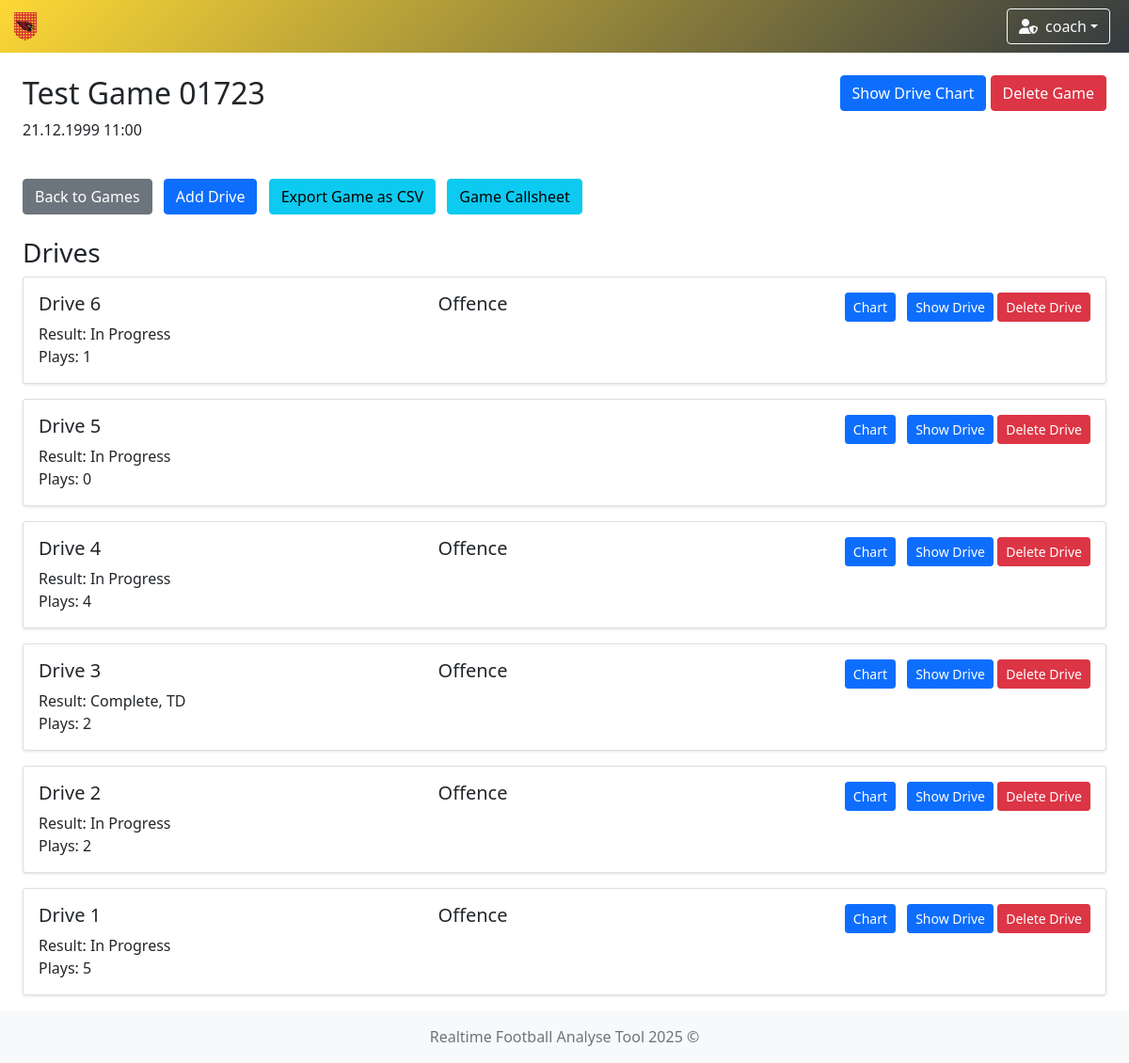
The page /game/1 (signed in) on the database as committed earlier.
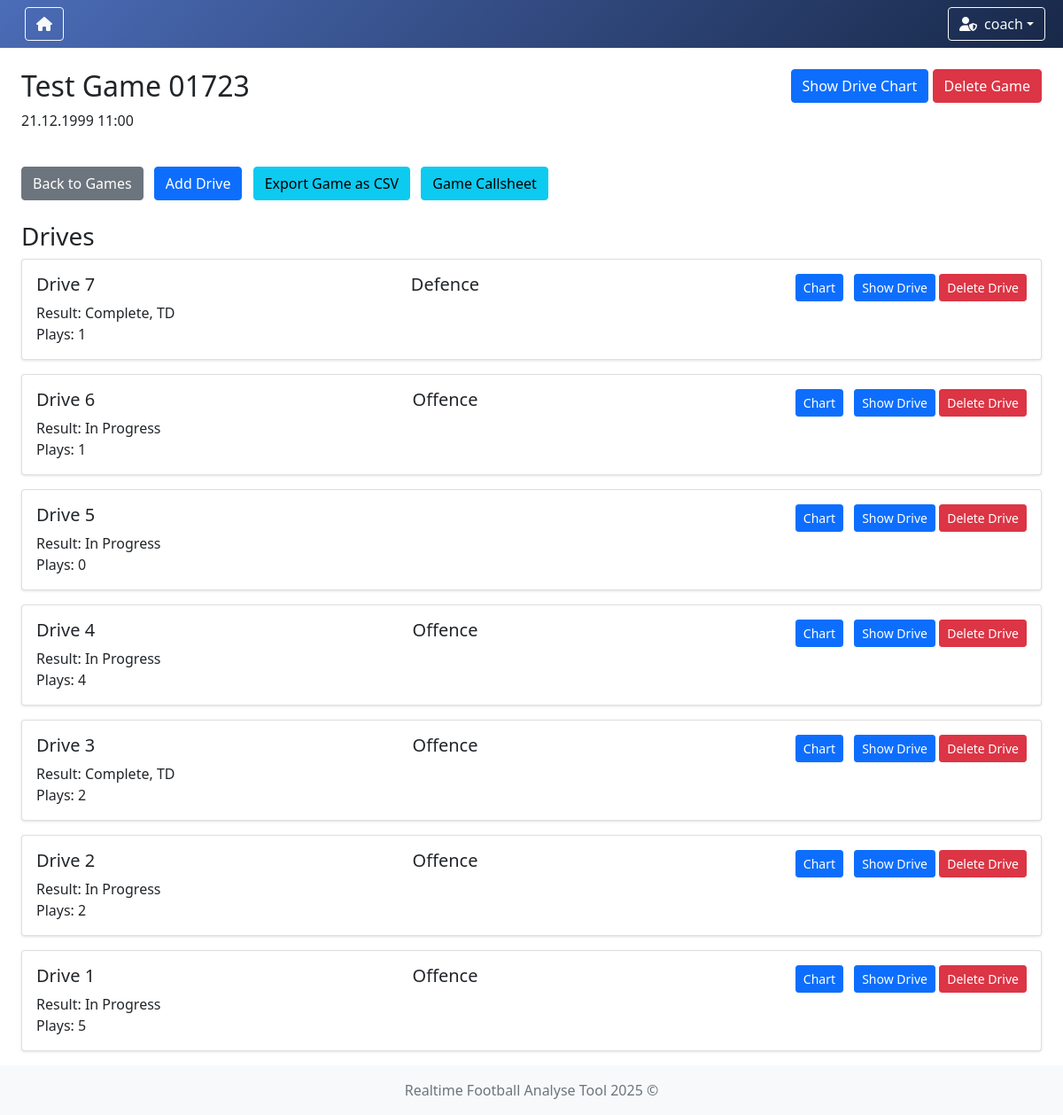
The same page on the database as committed later.
### app/models/team.py (models this page shows)
class TeamModel(db.Model):
    __tablename__ = 'teams'
    id = db.Column(db.Integer, primary_key=True)
    name = db.Column(db.String(100), nullable=False, unique=True)  # prevent duplicate team names
    icon = db.Column(db.String(300), nullable=False)  # longer path for future-proofing
    primary_color = db.Column(db.String(20), nullable=False)
    secondary_color = db.Column(db.String(20), nullable=False)

### app/models/drive.py (models this page shows)
class DriveModel(db.Model):
    __tablename__ = 'drive'
    id = db.Column(db.Integer, primary_key=True)
    game_id = db.Column(db.Integer, db.ForeignKey('game.id'), nullable=False)
    result = db.Column(db.String(50))
    ended = db.Column(db.Boolean, default=False)
    plays = db.relationship('PlayModel', backref='drive', lazy=True, cascade='all, delete-orphan')

### app/controllers/game.py (the view)
    @login_required
    def game_detail(self, game_id: int) -> str:
        game = GameModel.get_by_id(game_id)
        for drive in game.drives:
            if len(drive.plays) > 0:
                print(drive.plays[0].odk)
        return render_template(template_name_or_list='game/game_detail.html', game=game)

### app/controllers/user.py (called while the page is built)
    @staticmethod
    def load_user(user_id):
        return UserModel.query.get(int(user_id))

### app/models/game.py (called while the page is built)
    @classmethod
    def get_by_id(cls, game_id: int) -> Optional['GameModel']:
        return cls.query.get_or_404(game_id)

### run.py (called while the page is built)
    def _inject_context(self) -> None:
        @self.app.context_processor
        def inject_teams() -> dict:
            try:
                teams = TeamModel.query.all()
                return dict(teams=teams)
            except Exception as e:
                print(f"[!] Error injecting teams: {str(e)} ({type(e).__name__})")
                return dict(teams=[])

### app/templates/game/game_detail.html (shortened to what this page needs)
{% extends "system/base.html" %}
{% block content %}
<div class="row mb-4">
    <div class="col">
        <h2>{{ game.name }}</h2>
        <p>{{ game.date.strftime('%d.%m.%Y') }} {{ game.time }}</p>
    </div>
    <div class="col text-end">
        <a href="{{ url_for('drive_chart', game_id=game.id) }}" class="btn btn-primary">Show Drive Chart</a>
        {% if current_user.role == 'admin' %}
        <form action="{{ url_for('delete_game', game_id=game.id) }}" method="POST" class="d-inline">
            <button type="submit" class="btn btn-danger"
                    onclick="return confirm('Are you sure you want to delete this game?')">Delete Game</button>
        </form>
        {% else %}
        <button class="btn btn-secondary" disabled>Delete Game</button>
        {% endif %}
    </div>
</div>
<div class="row mb-4">
    <div class="col">
        <form action="{{ url_for('add_drive', game_id=game.id) }}" method="POST">
            <a href="{{ url_for('game_options') }}" class="btn btn-secondary">Back to Games</a>
            <button type="submit" class="btn btn-primary">Add Drive</button>
            <a href="{{ url_for('export_game', game_id=game.id) }}" class="btn btn-info">Export Game as CSV</a>
            <a href="{{ url_for('game_callsheet', game_id=game.id) }}" class="btn btn-info">Game Callsheet</a>
        </form>
    </div>
</div>
<div class="row">
    <div class="col">
        <h3>Drives</h3>
    {% for drive in game.drives|sort(attribute='id', reverse=True) %}
        <div class="card mb-3">
            <div class="card-body">
                <div class="d-flex justify-content-between align-items-start">
                <h5 class="card-title">Drive {{ loop.revindex }}</h5>
                {% if drive.plays | length > 0 %}
                    {% if drive.plays[0].odk == "O" %}
                        <h5 class="card-title">Offence</h5>
                    {% elif drive.plays[0].odk == "D" %}
                        <h5 class="card-title">Defence</h5>
                    {% elif drive.plays[0].odk == "K" %}
                        <h5 class="card-title">Special</h5>
                    {% else %}
                        <h5 class="card-title">Unknown play type: {{ drive.plays[0].odk }}</h5>
                    {% endif %}
                {% endif %}
                    <div>
                        <a href="{{ url_for('drive_play_chart', game_id=game.id, drive_id=drive.id) }}" class="btn btn-sm btn-primary">Chart</a>
                        <a href="{{ url_for('drive_detail', drive_id=drive.id) }}" class="btn btn-sm btn-primary">Show Drive</a>
                        {% if current_user.role == 'admin' %}
                        <form action="{{ url_for('delete_drive', drive_id=drive.id) }}" method="POST" class="d-inline">
                            <button type="submit" class="btn btn-sm btn-danger"
                                    onclick="return confirm('Are you sure you want to delete this drive?')">Delete Drive</button>
                        </form>
                        {% else %}
                        <button class="btn btn-sm btn-secondary" disabled>Delete Drive</button>
                        {% endif %}
                    </div>
                </div>
                <p class="card-text">
                    Result: {{ drive.result or 'In Progress' }}<br>
                    Plays: {{ drive.plays|length }}
                </p>
            </div>
        </div>
        {% endfor %}
    </div>
</div>
{% endblock %}

### app/templates/system/base.html (shortened to what this page needs)
<!DOCTYPE html>
<html lang="en">
<head>
    <link href="https://cdn.jsdelivr.net/npm/bootstrap@5.1.3/dist/css/bootstrap.min.css" rel="stylesheet"/>
    <link rel="stylesheet" href="https://cdn.jsdelivr.net/npm/bootstrap-icons@1.11.3/font/bootstrap-icons.css"/>
    <link rel="stylesheet" href="https://cdnjs.cloudflare.com/ajax/libs/font-awesome/6.5.0/css/all.min.css"/>
    <link rel="stylesheet" href="https://cdn.datatables.net/1.13.6/css/dataTables.bootstrap5.min.css"/>
    <link rel="stylesheet" href="{{ url_for('static', filename='styles.css') }}"/>
</head>
<body class="{% block body_class %}{% endblock %}">
{% if current_user.is_authenticated %}
    <nav class="navbar navbar-expand-lg navbar-dark"
         style="
         {% if session.team_id %}
             {% for team in teams %}
                 {% if team.id == session.team_id %}
                     background: linear-gradient(135deg, {{ team.secondary_color }}, #343a40);
                 {% endif %}
             {% endfor %}
         {% else %}
             background: linear-gradient(135deg, #4b6cb7, #182848);
         {% endif %}
         ">
        <div class="container-fluid position-relative">
            <a class="navbar-brand d-flex align-items-center" href="{{ url_for('index') }}">
                {% if session.team_id %}
                    {% for team in teams %}
                        {% if team.id == session.team_id %}
                            <img class="team-logo" src="{{ team.icon }}" alt="{{ team.name }} logo"
                                 style="height:30px; margin-right:8px;"/>
                        {% endif %}
                    {% endfor %}
                {% else %}
                    <a href="{{ url_for('game_options') }}" class="btn btn-outline-light me-2" title="Home">
                        <i class="fas fa-home"></i>
                    </a>
                {% endif %}
            </a>
            <div class="ms-auto d-flex align-items-center">
                <div class="dropdown me-2">
                    <button class="btn btn-outline-light dropdown-toggle d-flex align-items-center" type="button"
                            id="userDropdown" data-bs-toggle="dropdown" aria-expanded="false">
                        {% if current_user.role == 'admin' %}
                            <i class="fas fa-user-shield me-2"></i>
                        {% else %}
                            <i class="fas fa-user me-2"></i>
                        {% endif %}
                        {{ current_user.username }}
                    </button>
                </div>
            </div>
        </div>
    </nav>
{% endif %}
<div class="content-wrapper">
    <div class="container-fluid mt-4 px-4">
        <div id="toast-container" class="toast-container position-fixed bottom-0 end-0 p-3" style="z-index: 1100;">
        </div>
        {% block content %}{% endblock %}
    </div>
</div>
<footer class="footer mt-auto py-3 bg-light">
    <div class="container text-center">
        <span class="text-muted">Realtime Football Analyse Tool 2025 ©</span>
    </div>
</footer>
</body>
</html>

Rows that differ between the two databases and show on the page:
no longer on this page (row unchanged): TeamModel: icon (picture)
added DriveModel: shows "Defence", result "Complete, TD", plays|length "1"
